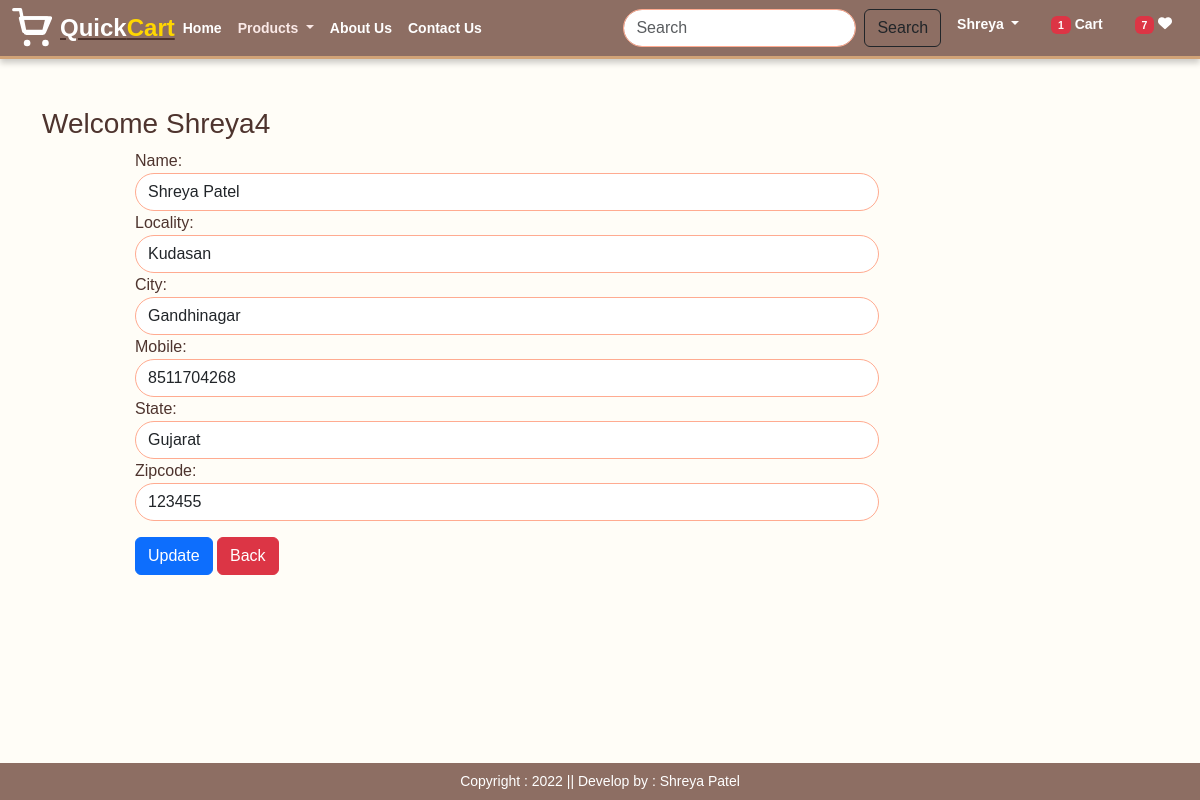
The page /updateAddress/2 (signed in) on the database its author committed.
### app/models.py (models this page shows, shortened)
class Customer(models.Model):
    user = models.ForeignKey(User,on_delete=models.CASCADE)
    name = models.CharField(max_length=200)
    locality = models.CharField(max_length=200)
    city = models.CharField(max_length=50)
    mobile = models.IntegerField(default=0)
    zipcode = models.IntegerField()
    state = models.CharField(choices=STATE_CHOICES, max_length=100)

### app/views.py (the view, shortened to what this page needs)
# urls.py: path('updateAddress/<int:pk>', views.updateAddress.as_view(), name='updateAddress'),
@method_decorator(login_required,name='dispatch')
class updateAddress(View):
    def get(self,request,pk):
        add = Customer.objects.get(pk=pk)
        form = CustomerProfileForm(instance=add)
        totalitem = 0
        wishitem = 0
        if request.user.is_authenticated:
            totalitem = len(Cart.objects.filter(user=request.user))
            wishitem = len(Wishlist.objects.filter(user=request.user))
        return render(request, 'app/updateAddress.html',locals())

### app/forms.py
class CustomerProfileForm(forms.ModelForm):
    class Meta:
        model = Customer
        fields=['name','locality','city','mobile','state','zipcode']
        widgets={
            'name':forms.TextInput(attrs={'class':'form-control'}),
            'locality':forms.TextInput(attrs={'class':'form-control'}),
            'city':forms.TextInput(attrs={'class':'form-control'}),
            'mobile':forms.NumberInput(attrs={'class':'form-control'}),
            'state':forms.Select(attrs={'class':'form-control'}),
            'zipcode':forms.NumberInput(attrs={'class':'form-control'}),
        }

### app/templates/app/updateAddress.html (shortened to what this page needs)
{% extends 'app/base.html' %}
{% load static %}
{% block main-content %}
<div class="container my-5">
    <div class="row">
        <h3>Welcome <span class="text-capitalize">{{request.user}}</span></h3>
    </div>
    <div class="col-sm-8 offset-sm-1">
        <form action="" method="post">
            {% for fm in form %}
             {{fm.label_tag}} {{fm}} <small class="text-danger">{{fm.errors|striptags}}</small>
            {% endfor %}
            <div class="col-12 mt-3">
                <button type="submit" class="btn btn-primary">Update</button>
                <a href="{% url 'address' %}" type="button" class="btn btn-danger">Back</a>
            </div>
        </form>
    </div>
</div>
{% endblock main-content %}

### app/static/app/css/style.css (style rules this page uses)
body { font-family: 'Poppins', sans-serif; background-color: #fffdf7; color: #4e342e; margin: 0; padding: 0; }
.form-control { border-radius: 20px; border: 1px solid #ffab91; }
a { color: #4e342e; }

### rows shown on the page
Customer: form "Shreya Patel" "Kudasan" "Gandhinagar" "8511704268" "Gujarat" "123455"

### other values the page prints
{{ totalitem }} "1"
{{ wishitem }} "7"
{{ request.user }} "Shreya4"
{{ fm.label_tag }} "Name:" "Locality:" "City:" "Mobile:" "State:" "Zipcode:"
